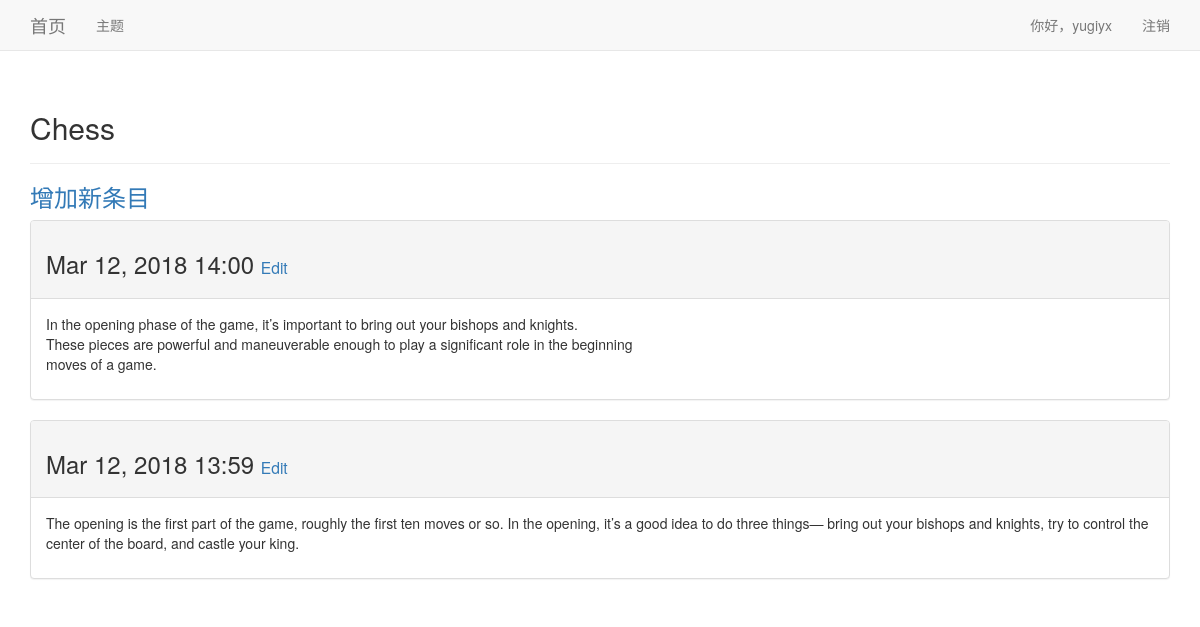
The page /topics/1/ (signed in) on the database its author committed.
### learning_logs/models.py (models this page shows, shortened)
class Topic(models.Model):
    text = models.CharField(max_length=200)
    date_added = models.DateTimeField(auto_now_add=True)
    owner = models.ForeignKey(User, on_delete=models.CASCADE)
    def __str__(self):
        return self.text

class Entry(models.Model):
    topic = models.ForeignKey(Topic, on_delete=models.CASCADE)
    text = models.TextField()
    date_added = models.DateTimeField(auto_now_add=True)
    class Meta:
        verbose_name_plural = 'entries'

### learning_logs/views.py (the view)
# urls.py: path('topics/<int:topic_id>/', views.topic, name='topic'),
@login_required
def topic(request, topic_id):
    topic = Topic.objects.get(id=topic_id)
    if topic.owner != request.user:
        raise Http404
    entries = topic.entry_set.order_by('-date_added')
    context = {'topic': topic, 'entries': entries}
    return render(request, 'learning_logs/topic.html', context)

### learning_logs/Templates/learning_logs/topic.html
{% extends "learning_logs/base.html" %}
{% block header %}
  <h2>{{ topic }}</h2>
{% endblock header %}
{% block content %}
  <p><h3><a href="{% url 'learning_logs:new_entry' topic.id %}">增加新条目</a></h3></p>
  {% for entry in entries %}
    <div class="panel panel-default">
      <div class="panel-heading">
        <h3>
          {{ entry.date_added|date:'M d, Y H:i' }}
          <small>
            <a href="{% url 'learning_logs:edit_entry' entry.id %}"> Edit</a>
          </small>
        </h3>
      </div>
      <div class="panel-body">
        {{ entry.text|linebreaks }}
      </div>
    </div>
    {% empty %}
      当前主题下没有条目。
    {% endfor %}
{% endblock content %}

### learning_logs/Templates/learning_logs/base.html (shortened to what this page needs)
{% load bootstrap3 %}
<!DOCTYPE html>
<html lang="en">
  <head>
    {% bootstrap_css %}
  </head>
  <body>
    <nav class="navbar navbar-default navbar-static-top">
      <div class="container">
        <div class="navbar-header">
          <a class="navbar-brand" href="{% url 'learning_logs:index' %}">首页</a>
        </div>
        <div id="navbar" class="navbar-collapse collapse">
          <ul class="nav navbar-nav">
            <li><a href="{% url 'learning_logs:topics' %}">主题</a></li>
          </ul>
          <ul class="nav navbar-nav navbar-right">
            {% if user.is_authenticated %}
              <li><a>你好，{{ user.username }}</a></li>
              <li><a href="{% url 'users:logout' %}">注销</a></li>
            {% else %}
              <li><a href="{% url 'users:register' %}">注册</a></li>
              <li><a href="{% url 'users:login' %}">登录</a></li>
            {% endif %}
          </ul>
        </div>
      </div>
    </nav>
    <div class="container">
      <div class="page-header">
      {% block header %}{% endblock header %}
      </div>
      <div>
        {% block content %}{% endblock content %}
      </div>
    </div>
  </body>
</html>

### rows shown on the page
Topic: text "Chess"
Entry: date_added "Mar 12, 2018 14:00", text "In the opening phase of the game, it’s important to bring out your bishops and knights. These pieces are powerful and maneuverable enough to play a significant role in the beginning moves of a game."
Entry: date_added "Mar 12, 2018 13:59", text "The opening is the first part of the game, roughly the first ten moves or so. In the opening, it’s a good idea to do three things— bring out your bishops and knights, try to control the center of the board, and castle your king."

### other values the page prints
{{ user.username }} "yugiyx"
